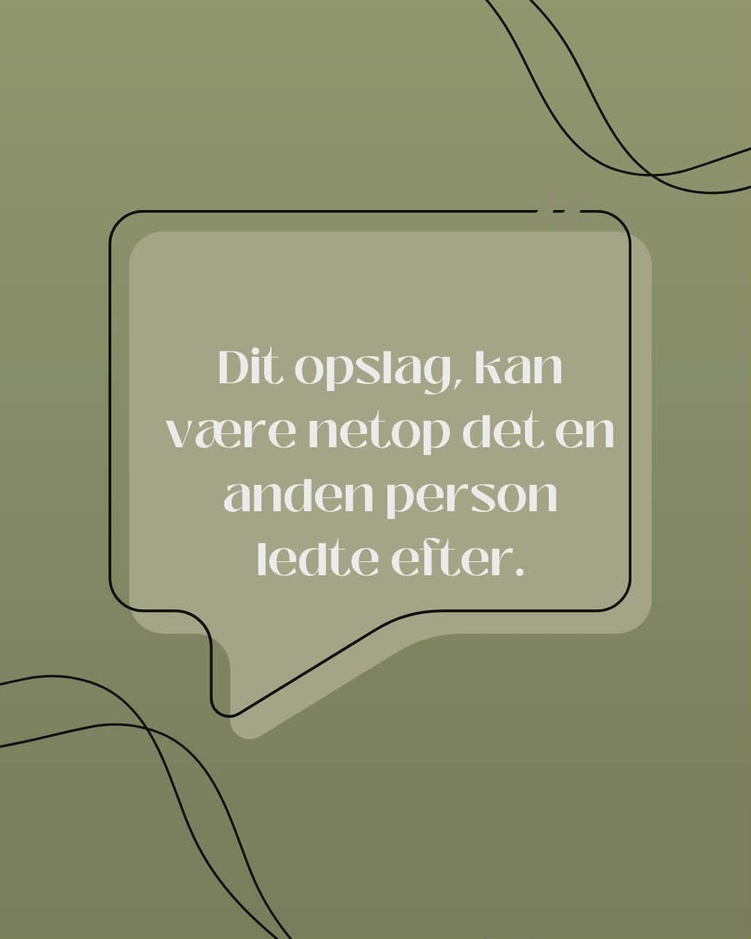
#> input picture media/posts/dit_opslag_hjælper.jpg, 751 x 939 px, shrunk from 1080 x 1350 before the run
$ python add_border_to_image.py 'posts/dit_opslag_hjælper.jpg'
#> lines starting #> are read from the running program, lines starting #| are printed output that depends on the picture
#!/usr/bin/env python3
"""
Add borders to images using Jordnaer brand colors.
Automatically adjusts border width/height to make images more square.

Usage:
    python add_border_to_image.py input_image.jpg
    python add_border_to_image.py input_image.jpg --color yellow
    python add_border_to_image.py input_image.jpg --border-size 30
"""

from PIL import Image, ImageDraw
import argparse
import os
from pathlib import Path

# Jordnaer brand colors from JordnaerPalette.cs
JORDNAER_COLORS = {
    'yellow': '#dbab45',      # GLÆDE - Yellow-orange
    'green': '#878e64',       # RO - Green
    'blue': '#41556b',        # MØDE - Dark Blue
    'red': '#673417',         # MØDE Red - Dark Red
    'beige': '#cfc1a6',       # OMSORG - Beige
    'pale_blue': '#a9c0cf',   # LEG - Pale Blue
}


def hex_to_rgb(hex_color):
    """Convert hex color to RGB tuple."""
    hex_color = hex_color.lstrip('#')
    return tuple(int(hex_color[i:i+2], 16) for i in (0, 2, 4))


def calculate_border_for_square(width, height, min_border=20):
    """
    Calculate border sizes to make the image as square as possible.

    Args:
        width: Original image width
        height: Original image height
        min_border: Minimum border size on all sides

    Returns:
        tuple: (top, right, bottom, left) border sizes
    """
    # Calculate the difference
    diff = abs(width - height)

    if width > height:
        # Image is wider - add more border to top and bottom
        extra_vertical = diff // 2
        top = min_border + extra_vertical
        bottom = min_border + extra_vertical
        left = min_border
        right = min_border

        # Handle odd differences
        if diff % 2 != 0:
            bottom += 1
    elif height > width:
        # Image is taller - add more border to left and right
        extra_horizontal = diff // 2
        top = min_border
        bottom = min_border
        left = min_border + extra_horizontal
        right = min_border + extra_horizontal

        # Handle odd differences
        if diff % 2 != 0:
            right += 1
    else:
        # Already square - use uniform border
        top = bottom = left = right = min_border

    return (top, right, bottom, left)


def add_border(image_path, output_path, color_name='yellow', border_size=None, make_square=True):
    """
    Add a colored border to an image.

    Args:
        image_path: Path to input image
        output_path: Path to save output image
        color_name: Name of color from JORDNAER_COLORS
        border_size: Fixed border size (overrides make_square if provided)
        make_square: If True, adjust border to make image square
    """
    # Open the image
    img = Image.open(image_path)
    original_width, original_height = img.size

    # Get the border color
    if color_name not in JORDNAER_COLORS:
        raise ValueError(f"Color '{color_name}' not found. Available: {list(JORDNAER_COLORS.keys())}")

    border_color = hex_to_rgb(JORDNAER_COLORS[color_name])

    # Calculate border sizes
    if border_size is not None:
        # Use fixed border size
        border = (border_size, border_size, border_size, border_size)
    elif make_square:
        # Calculate border to make image square
        border = calculate_border_for_square(original_width, original_height, min_border=20)
    else:
        # Default uniform border
        border = (20, 20, 20, 20)

    top, right, bottom, left = border

    # Create new image with border
    new_width = original_width + left + right
    new_height = original_height + top + bottom

    # Create bordered image
    bordered_img = Image.new('RGB', (new_width, new_height), border_color)
    bordered_img.paste(img, (left, top))

    # Save the result with best quality
    # For PNG, no quality parameter needed (lossless)
    # For JPEG, use quality=100 for best quality
    save_kwargs = {}
    if output_path.lower().endswith(('.jpg', '.jpeg')):
        save_kwargs['quality'] = 100
        save_kwargs['subsampling'] = 0  # Disable chroma subsampling for best quality

    bordered_img.save(output_path, **save_kwargs)

    print(f"✓ Created: {output_path}")
    print(f"  Original size: {original_width}x{original_height}")
    print(f"  New size: {new_width}x{new_height}")
    print(f"  Border: top={top}, right={right}, bottom={bottom}, left={left}")
    print(f"  Color: {color_name} ({JORDNAER_COLORS[color_name]})")


def create_all_variants(image_path, output_dir=None, border_size=None, make_square=True, output_format='png'):
    """
    Create variants of the image with all available colors.

    Args:
        image_path: Path to input image
        output_dir: Directory to save variants (default: same as input + '_bordered')
        border_size: Fixed border size (optional)
        make_square: If True, adjust border to make image square
        output_format: Output format ('png' or 'jpg')
    """
    input_path = Path(image_path)

    # Create output directory
    if output_dir is None:
        output_dir = input_path.parent / f"{input_path.stem}_bordered"
    else:
        output_dir = Path(output_dir)

    output_dir.mkdir(exist_ok=True)

    print(f"Creating variants for: {input_path.name}")
    print(f"Output directory: {output_dir}\n")

    # Determine output extension
    output_ext = f".{output_format}"

    # Create a variant for each color
    for color_name in JORDNAER_COLORS.keys():
        output_filename = f"{input_path.stem}_{color_name}{output_ext}"
        output_path = output_dir / output_filename

        add_border(
            image_path=str(input_path),
            output_path=str(output_path),
            color_name=color_name,
            border_size=border_size,
            make_square=make_square
        )
        print()

    print(f"✓ Created {len(JORDNAER_COLORS)} variants in: {output_dir}")


def main():
    parser = argparse.ArgumentParser(
        description='Add Jordnaer brand color borders to images',
        formatter_class=argparse.RawDescriptionHelpFormatter,
        epilog=f"""
Available colors:
  {', '.join(JORDNAER_COLORS.keys())}

Examples:
  # Create variants with all colors (auto-squared, PNG by default)
  python add_border_to_image.py image.jpg

  # Create all variants as JPEG
  python add_border_to_image.py image.jpg --format jpg

  # Create single variant with specific color
  python add_border_to_image.py image.jpg --color yellow --output bordered.png

  # Use fixed border size (not squared)
  python add_border_to_image.py image.jpg --border-size 40 --no-square

  # Create all variants with custom border size
  python add_border_to_image.py image.jpg --all --border-size 30
        """
    )

    parser.add_argument('image', help='Input image path')
    parser.add_argument('--color', '-c', choices=list(JORDNAER_COLORS.keys()),
                        help='Border color (if not using --all)')
    parser.add_argument('--output', '-o', help='Output path for single image')
    parser.add_argument('--all', '-a', action='store_true',
                        help='Create variants with all colors')
    parser.add_argument('--border-size', '-b', type=int,
                        help='Fixed border size in pixels (overrides auto-square)')
    parser.add_argument('--no-square', action='store_true',
                        help='Disable automatic squaring of image')
    parser.add_argument('--output-dir', '-d',
                        help='Output directory for variants (used with --all)')
    parser.add_argument('--format', '-f', choices=['png', 'jpg', 'jpeg'],
                        default='png',
                        help='Output format for images (default: png)')

    args = parser.parse_args()

    # Validate input file exists
    if not os.path.exists(args.image):
        print(f"Error: Input file not found: {args.image}")
        return 1

    make_square = not args.no_square
    output_format = 'jpg' if args.format == 'jpeg' else args.format

    # Create all variants or single image
    if args.all or args.color is None:
        create_all_variants(
            image_path=args.image,
            output_dir=args.output_dir,
            border_size=args.border_size,
            make_square=make_square,
            output_format=output_format
        )
#> in add_border, img is the input picture: PIL image 751x939 RGB; mean R, G, B 141.8, 146.1, 112.8
#> in add_border, `bordered_img = Image.new('RGB', (new_width, new_height), border_color)`:
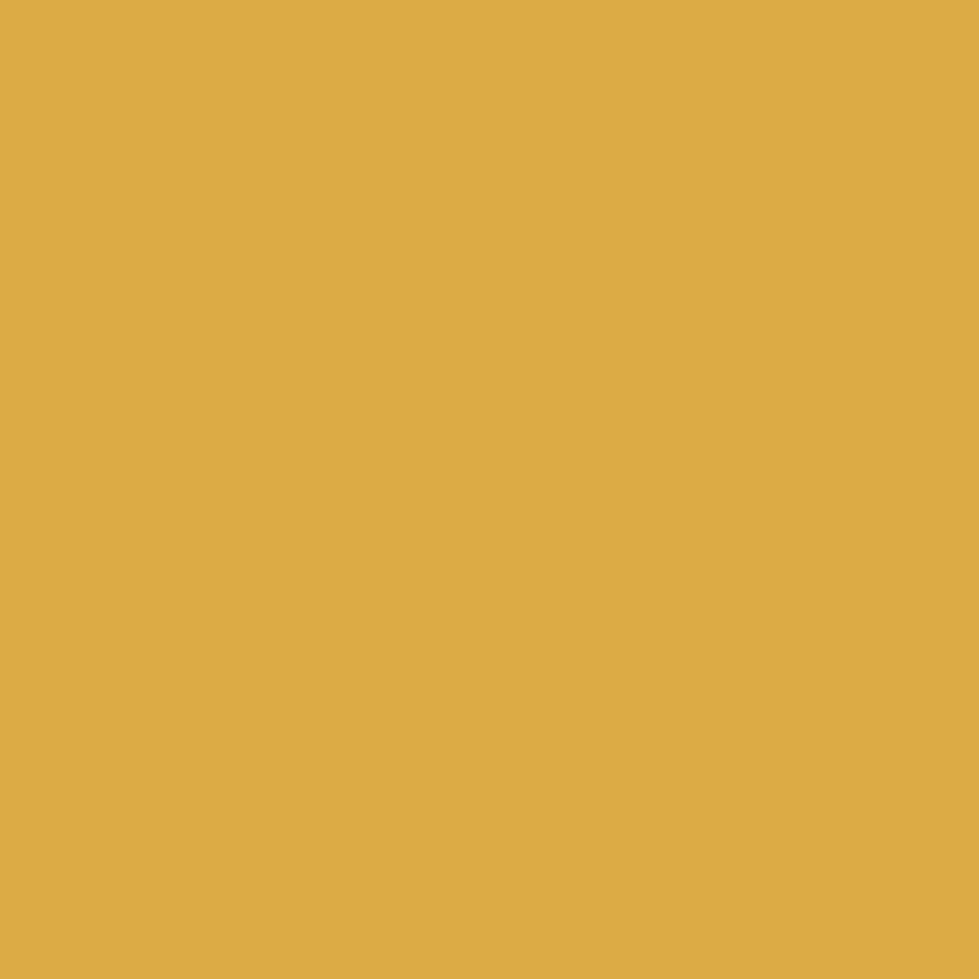
#> bordered_img: PIL image 979x979 RGB; mean R, G, B 219, 171, 69
#> in add_border, `bordered_img.paste(img, (left, top))`:
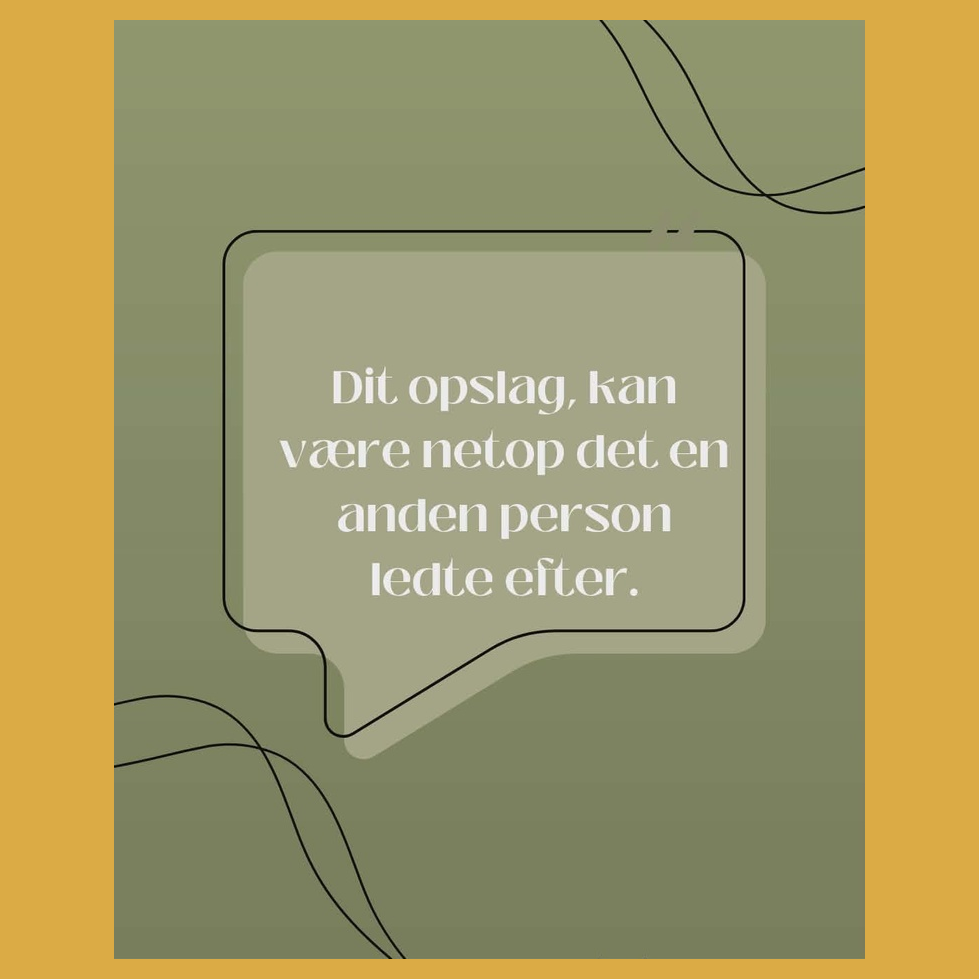
#> bordered_img: PIL image 979x979 RGB; mean R, G, B 162.2, 152.7, 101.2
#|   Original size: 751x939
#|   New size: 979x979
#|   Border: top=20, right=114, bottom=20, left=114
    else:
        # Single color variant
        input_path = Path(args.image)

        if args.output:
            output_path = args.output
        else:
            output_path = input_path.parent / f"{input_path.stem}_{args.color}{input_path.suffix}"

        add_border(
            image_path=args.image,
            output_path=output_path,
            color_name=args.color,
            border_size=args.border_size,
            make_square=make_square
        )

    return 0


if __name__ == '__main__':
    exit(main())
#> (the program exits here)
